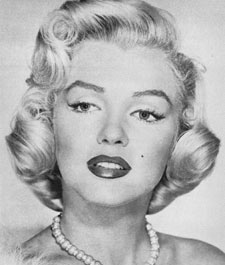
#> input picture data/marilyn.bmp, 225 x 265 px, found by its file name
$ python HistogramEqualization.py
#> lines starting #> are read from the running program, lines starting #| are printed output that depends on the picture
import cv2

'''imread reads path of image so we can use image in code'''
image = cv2.imread('/Users/alanperez/PycharmProjects/pythonProject24/marilyn.bmp', 0)
#> image is the input picture: shape (265, 225); min 13, max 244, mean 177.2

'''here we apply histogram equalization with the function cv2.equalizeHist and we save it into equalization'''
equalization = cv2.equalizeHist(image)
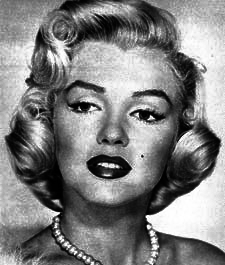
#> equalization: shape (265, 225); min 0, max 255, mean 128.8

'''Then we save the result into a .jpg file'''
cv2.imwrite('histogram_equalization.jpg', equalization)
